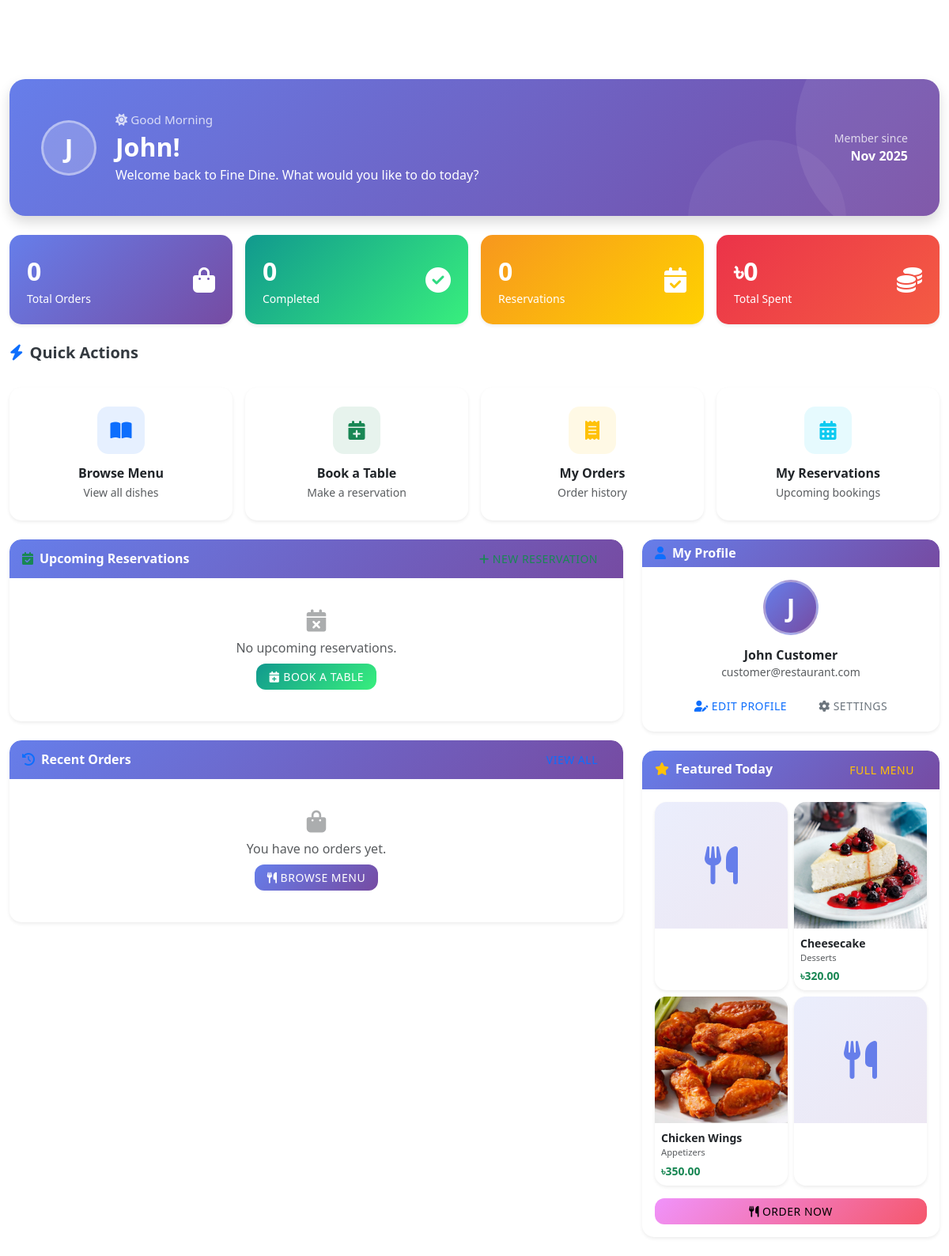
Screenshot of /customer/index.php (signed in) with the database file from the repository.
### tables this page shows
CREATE TABLE `users` (
  `user_id` int(11) NOT NULL,
  `username` varchar(50) NOT NULL,
  `password` varchar(255) NOT NULL,
  `full_name` varchar(100) NOT NULL,
  `email` varchar(100) NOT NULL,
  `phone` varchar(15) DEFAULT NULL,
  `role` enum('admin','staff','customer') DEFAULT 'customer',
  `status` enum('active','inactive') DEFAULT 'active',
  `created_at` timestamp NOT NULL DEFAULT current_timestamp()
);

CREATE TABLE `menu_items` (
  `item_id` int(11) NOT NULL,
  `category_id` int(11) DEFAULT NULL,
  `item_name` varchar(100) NOT NULL,
  `description` text DEFAULT NULL,
  `price` decimal(10,2) NOT NULL,
  `image_url` varchar(255) DEFAULT NULL,
  `availability` enum('available','unavailable') DEFAULT 'available',
  `created_at` timestamp NOT NULL DEFAULT current_timestamp()
);

CREATE TABLE `categories` (
  `category_id` int(11) NOT NULL,
  `category_name` varchar(50) NOT NULL,
  `description` text DEFAULT NULL,
  `status` enum('active','inactive') DEFAULT 'active',
  `created_at` timestamp NOT NULL DEFAULT current_timestamp()
);

### customer/index.php (the view, shortened to what the rows shown need)
<?php
try {
    $database = new Database();
    $db       = $database->connect();
    $customer_id = $_SESSION['user_id'];
    $stmt = $db->prepare("SELECT * FROM users WHERE user_id = :id");
    $stmt->execute([':id' => $customer_id]);
    $customer = $stmt->fetch(PDO::FETCH_ASSOC);
    $featured = $db->query(
        "SELECT mi.*, c.category_name
         FROM menu_items mi
         LEFT JOIN categories c ON c.category_id = mi.category_id
         WHERE mi.availability = 'available'
         ORDER BY RAND()
         LIMIT 4"
    )->fetchAll(PDO::FETCH_ASSOC);
} catch (PDOException $e) {
    $error_message = 'Database error: ' . $e->getMessage();
    $customer      = ['full_name' => $_SESSION['full_name'] ?? 'Customer', 'email' => ''];
    $recent_orders = $upcoming_reservations = $featured = [];
    $stats = ['total_orders'=>0,'completed_orders'=>0,'total_spent'=>0,'total_reservations'=>0];
}
$hour     = (int)date('H');
$greeting = $hour < 12 ? 'Good Morning' : ($hour < 17 ? 'Good Afternoon' : 'Good Evening');
$first_name = explode(' ', trim($customer['full_name']))[0];
?>
<!DOCTYPE html>
<html lang="en">
<head>
    <link href="https://cdn.jsdelivr.net/npm/bootstrap@5.3.0/dist/css/bootstrap.min.css" rel="stylesheet">
    <link rel="stylesheet" href="https://cdnjs.cloudflare.com/ajax/libs/font-awesome/6.4.0/css/all.min.css">
    <link rel="stylesheet" href="../assets/css/style.css">
</head>
<body>
<div class="container-fluid py-4">
    <div class="welcome-banner shadow mb-4">
        <div class="d-flex align-items-center gap-4 flex-wrap">
            <div class="avatar-circle">
                <?php echo strtoupper(substr($first_name, 0, 1)); ?>
            </div>
            <div class="flex-grow-1">
                <p class="mb-1 opacity-75" style="font-size:.95rem;">
                    <i class="fas fa-sun me-1"></i><?php echo $greeting; ?>
                </p>
                <h2 class="fw-bold mb-1"><?php echo htmlspecialchars($first_name); ?>!</h2>
                <p class="mb-0 opacity-80">
                    Welcome back to Fine Dine. What would you like to do today?
                </p>
            </div>
            <div class="text-end d-none d-md-block">
                <div class="opacity-75 small">Member since</div>
                <div class="fw-semibold">
                    <?php echo isset($customer['created_at']) ? date('M Y', strtotime($customer['created_at'])) : 'N/A'; ?>
                </div>
            </div>
        </div>
    </div>
    <div class="row g-4">
        <div class="col-lg-4">
            <div class="card section-card shadow-sm mb-4">
                <div class="card-body text-center">
                    <div class="avatar-circle mx-auto mb-3"
                         style="background:linear-gradient(135deg,#667eea,#764ba2);color:#fff;">
                        <?php echo strtoupper(substr($first_name, 0, 1)); ?>
                    </div>
                    <h6 class="fw-bold mb-0"><?php echo htmlspecialchars($customer['full_name']); ?></h6>
                    <small class="text-muted d-block mb-3">
                        <?php echo htmlspecialchars($customer['email']); ?>
                    </small>
                    <div class="d-flex gap-2 justify-content-center flex-wrap">
                        <a href="../customer/profile.php" class="btn btn-sm btn-outline-primary">
                        </a>
                        <a href="../customer/settings.php" class="btn btn-sm btn-outline-secondary">
                        </a>
                    </div>
                </div>
            </div>
            <div class="card section-card shadow-sm">
                <div class="card-body p-3">
                    <?php if (!empty($featured)): ?>
                    <div class="row g-2">
                        <?php foreach ($featured as $item): ?>
                        <div class="col-6">
                            <div class="menu-card card shadow-sm">
                                <?php
                                $img_path = '../assets/images/' . ($item['image_url'] ?? '');
                                ?>
                                <?php if (!empty($item['image_url'])): ?>
                                <img src="<?php echo htmlspecialchars($img_path); ?>"
                                     alt="<?php echo htmlspecialchars($item['item_name']); ?>"
                                     onerror="this.parentElement.innerHTML='<div class=\'img-placeholder\'><i class=\'fas fa-utensils\'></i></div>'">
                                <?php else: ?>
                                <div class="img-placeholder">
                                    <i class="fas fa-utensils"></i>
                                </div>
                                <?php endif; ?>
                                <div class="card-body p-2">
                                    <div class="fw-semibold small text-truncate">
                                        <?php echo htmlspecialchars($item['item_name']); ?>
                                    </div>
                                    <div class="text-muted" style="font-size:.7rem;">
                                        <?php echo htmlspecialchars($item['category_name'] ?? ''); ?>
                                    </div>
                                    <div class="fw-bold text-success small mt-1">
                                        ৳<?php echo number_format($item['price'],2); ?>
                                    </div>
                                </div>
                            </div>
                        </div>
                        <?php endforeach; ?>
                    </div>
                    <?php endif; ?>
                </div>
            </div>
        </div>
    </div>
</div>
</body>
</html>

### rows the page displays
users: full_name "J", full_name "John", created_at "Nov 2025", full_name "John Customer", email "customer@restaurant.com"
menu_items: image_url (picture), item_name "Cheesecake", category.category_name "Desserts", price "320.00"
menu_items: image_url (picture), item_name "Chicken Wings", category.category_name "Appetizers", price "350.00"

### other values shown
$stats['total_orders'] "0"
$stats['completed_orders'] "0"
$stats['total_reservations'] "0"
$stats['total_spent'] "0"
